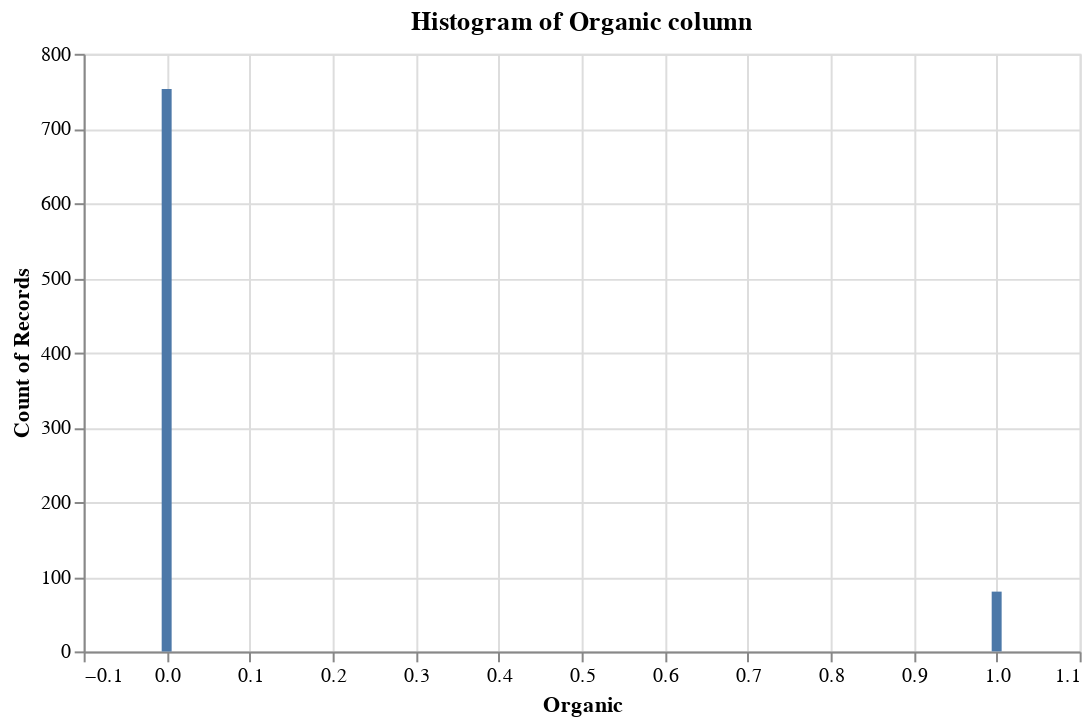

Notebook source saved alongside this figure:
### Markdown cell above
The `MoisturePercent` column appears to be missing `11` rows and the `Organic` column is not missing any values. The `MoisturePercent` values range between `12` and `92` meaning that there is no cheese with `100%` moisture and no cheese with `0%` moisture. 

It seems that the distribution of the `Organic` column is bimodal with values taking either `0` or `1`. This implies that this column is binary as well and is represented using numerical values. In contrast, the `MoisturePercent` column is more normally distributed. Let's see if this is the case using `histograms`.

### Code cell
# The organic column
organic_plt = alt.Chart(train_df,width=500,height=300).mark_bar().encode(
    x=alt.X('Organic'),
    y='count()'
).properties(
    title='Histogram of Organic column'
)

organic_plt

### Figure 1 — Vega-Lite specification as saved in the notebook (floating-point values rounded to 4 significant figures; data arrays with more than 128 entries replaced by an {"elided": "..."} marker saying what was removed)
{"config": {"view": {"continuousWidth": 400, "continuousHeight": 300}}, "data": {"name": "data-ce8b0b332fd8f54927a43918d98809fb"}, "mark": "bar", "encoding": {"x": {"type": "quantitative", "field": "Organic"}, "y": {"type": "quantitative", "aggregate": "count"}}, "height": 300, "title": "Histogram of Organic column", "width": 500, "$schema": "https://vega.github.io/schema/vega-lite/v4.8.1.json", "datasets": {"data-ce8b0b332fd8f54927a43918d98809fb": {"elided": "833 records"}}}
